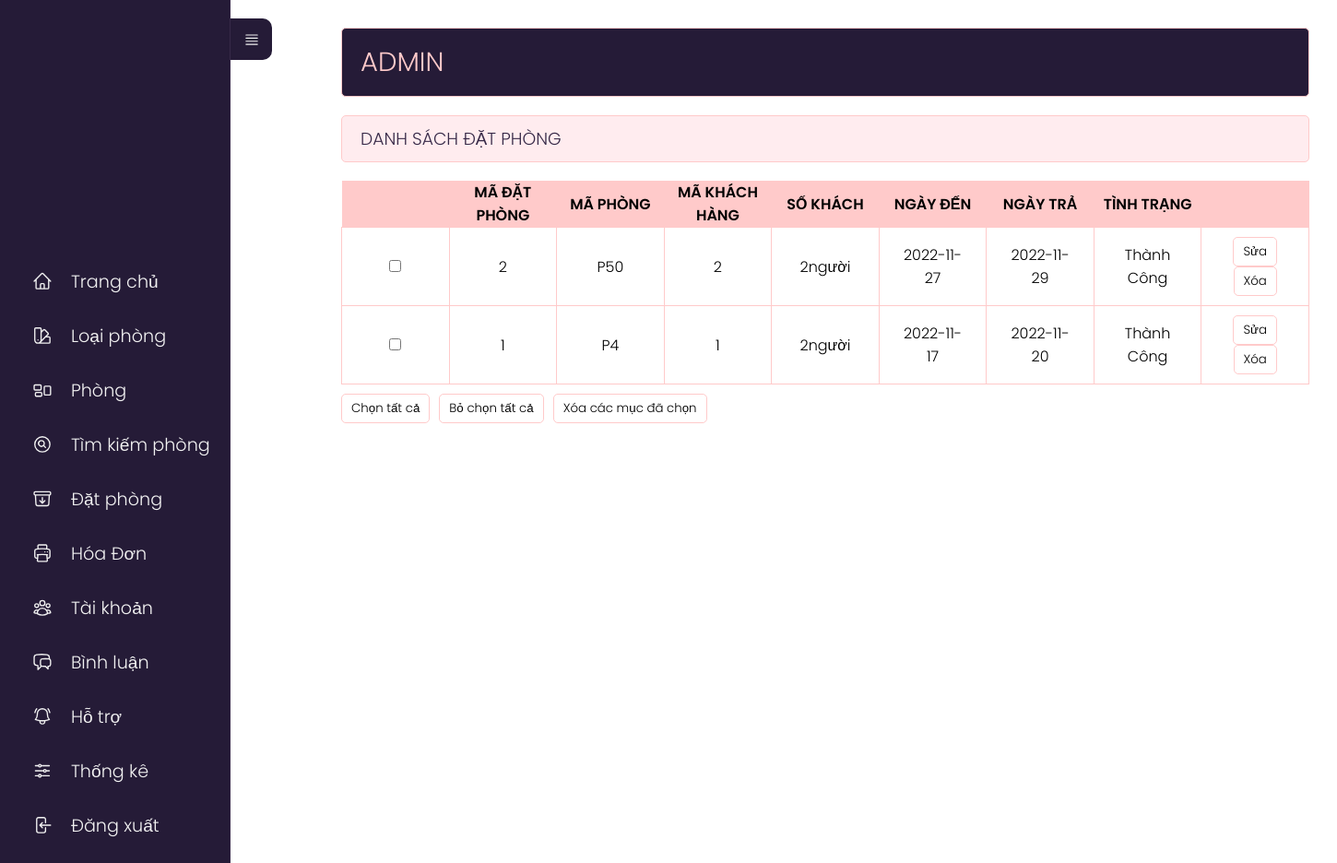
Page /admin/index.php?act=listdp (signed in) on the earlier database version.
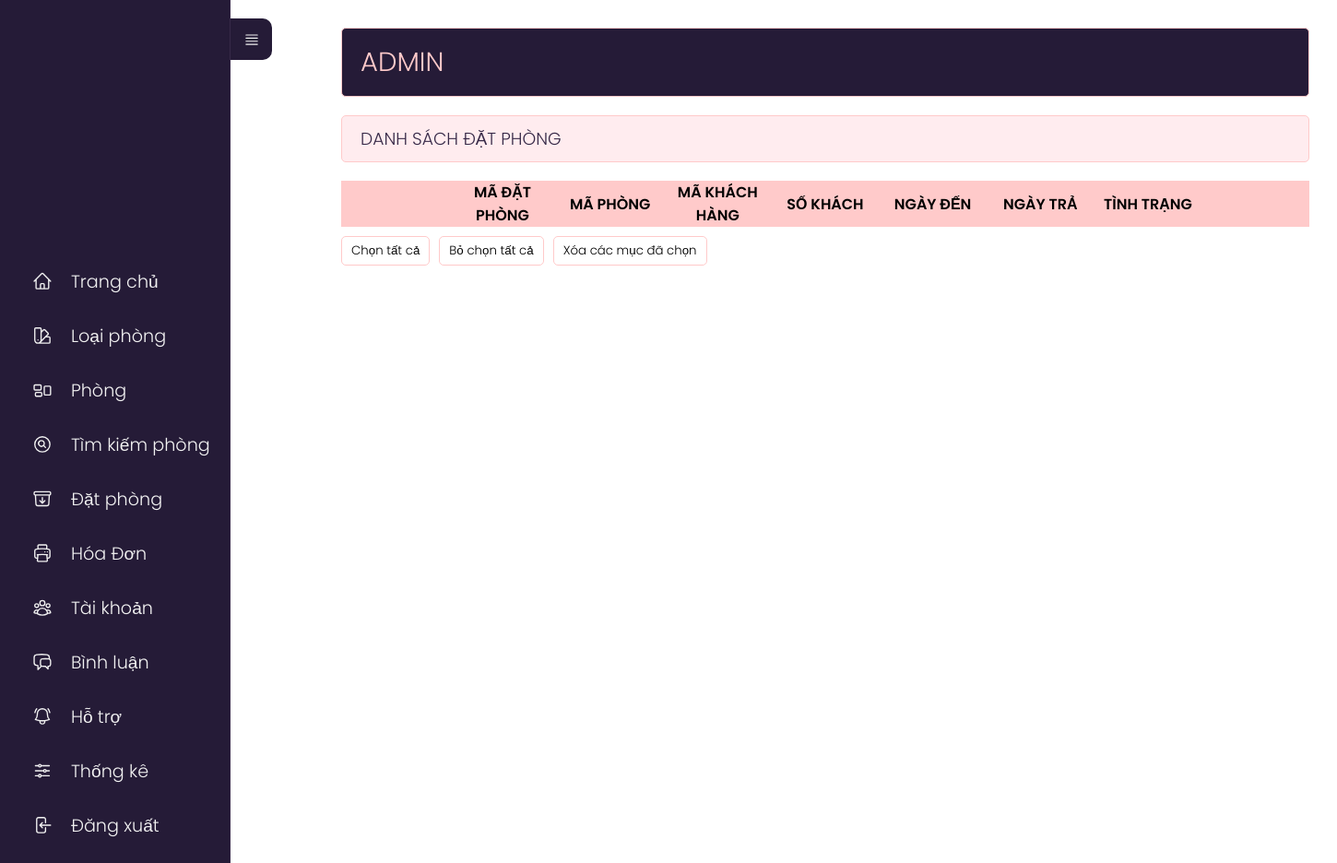
Same page on the later database version.
### tables this page shows
CREATE TABLE `datphong` (
  `id_order` int(11) NOT NULL,
  `id_phong` int(11) NOT NULL,
  `id_user` int(11) NOT NULL,
  `sokhach` int(2) NOT NULL,
  `ngayden` date NOT NULL,
  `ngaytra` date NOT NULL,
  `tinhtrang` varchar(255) NOT NULL
);

### model/pdo.php (called while the page is built, shortened)
<?php
function pdo_get_connection(){
    $dburl = "mysql:host=localhost;dbname=khachsan;charset=utf8";
    $user = 'root';
    $password = '';
    $conn = new PDO($dburl, $user, $password);
    $conn->setAttribute(PDO::ATTR_ERRMODE, PDO::ERRMODE_EXCEPTION);
    return $conn;
}
function pdo_query($sql){
    $sql_args = array_slice(func_get_args(), 1);
    try{
        $conn = pdo_get_connection();
        $stmt = $conn->prepare($sql);
        $stmt->execute($sql_args);
        $rows = $stmt->fetchAll();
        return $rows;
    }
    catch(PDOException $e){
        throw $e;
    }
    finally{
        unset($conn);
    }
}

### model/datphong.php (called while the page is built, shortened)
<?php
    function loadall_datphong(){
        $sql="SELECT * FROM datphong order by id_order desc";
        $listdp=pdo_query($sql);
        return $listdp;
    }
?>

### admin/datphong/list.php (the view, shortened to what this page needs)
<div class="row">
    <div class="row mb headeradmin" style="width:1050px;">
        <h1 style="padding: 15px 0;">ADMIN </h1>
    </div>
    <div class="row formtittle" style="width:1050px;">
        <h3>DANH SÁCH ĐẶT PHÒNG</h3>
    </div>
    <div class="row formcontent">
        <form action="index.php?act=listdp" method="post">
            <div class="row mb10 formdshanghoa" style="width:1050px;">
                <table>
                    <tr>
                        <th></th>
                        <th>MÃ ĐẶT PHÒNG</th>
                        <th>MÃ PHÒNG</th>
                        <th>MÃ KHÁCH HÀNG</th>
                        <th>SỐ KHÁCH</th>
                        <th>NGÀY ĐẾN</th>
                        <th>NGÀY TRẢ</th>
                        <th>TÌNH TRẠNG</th>
                        <th></th>
                    </tr>
                    <?php
                    foreach ($listdp as $datphong) {
                        extract($datphong);
                        $suadp = "index.php?act=suadp&id=" . $id_order;
                        $xoadp = "index.php?act=xoadp&id=" . $id_order;
                        echo '<tr>
                                        <td><input type="checkbox" name="name"></td>
                                        <td>' . $id_order . '</td>
                                        <td>P' . $id_phong . '</td>
                                        <td>' . $id_user . '</td>
                                        <td>' . $sokhach . 'người</td>
                                        <td>' . $ngayden . '</td>
                                        <td>' . $ngaytra . '</td>
                                        <td>' . $tinhtrang . '</td>
                                        <td><a href="' . $suadp . '"><input type="button" value="Sửa"></a>  <a onclick="return DELETE()" href="' . $xoadp . '"><input type="button" value="Xóa"></a></td>
                                    </tr>';
                    }
                    ?>
                </table>
            </div>
            <div class="row mb10" style="display:flex;">
                <input type="button" id="btn1" value="Chọn tất cả">
                <input type="button" id="btn2" value="Bỏ chọn tất cả" style="margin-left:10px;">
                <input type="button" value="Xóa các mục đã chọn" style="margin-left:10px;">
            </div>
        </form>
    </div>
</div>
</div>

Differences in the rows shown:
removed datphong: id_order "2", id_phong "50", id_user "2", sokhach "2", ngayden "2022-11-27", ngaytra "2022-11-29", tinhtrang "Thành Công"
removed datphong: id_order "1", id_phong "4", id_user "1", sokhach "2", ngayden "2022-11-17", ngaytra "2022-11-20", tinhtrang "Thành Công"
